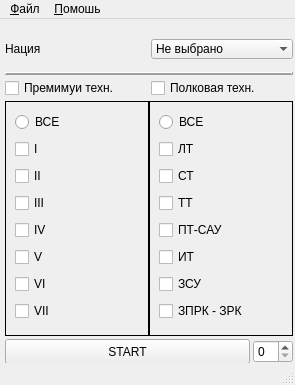
<?xml version="1.0" encoding="UTF-8"?>
<ui version="4.0">
 <class>MainWindow</class>
 <widget class="QMainWindow" name="MainWindow">
  <property name="geometry">
   <rect>
    <x>0</x>
    <y>0</y>
    <width>295</width>
    <height>385</height>
   </rect>
  </property>
  <property name="windowTitle">
   <string>MainWindow</string>
  </property>
  <widget class="QWidget" name="centralwidget">
   <widget class="QWidget" name="layoutWidget">
    <property name="geometry">
     <rect>
      <x>5</x>
      <y>10</y>
      <width>288</width>
      <height>341</height>
     </rect>
    </property>
    <layout class="QVBoxLayout" name="verticalLayout">
     <property name="spacing">
      <number>3</number>
     </property>
     <item>
      <layout class="QHBoxLayout" name="horizontalLayout">
       <item>
        <widget class="QLabel" name="label_nat">
         <property name="minimumSize">
          <size>
           <width>0</width>
           <height>40</height>
          </size>
         </property>
         <property name="text">
          <string>Нация</string>
         </property>
         <property name="textFormat">
          <enum>Qt::AutoText</enum>
         </property>
         <property name="scaledContents">
          <bool>false</bool>
         </property>
         <property name="wordWrap">
          <bool>false</bool>
         </property>
        </widget>
       </item>
       <item>
        <widget class="QComboBox" name="p1_nations">
         <property name="enabled">
          <bool>true</bool>
         </property>
         <property name="editable">
          <bool>false</bool>
         </property>
         <property name="currentText">
          <string>Не выбрано</string>
         </property>
         <property name="placeholderText">
          <string/>
         </property>
         <property name="duplicatesEnabled">
          <bool>false</bool>
         </property>
         <property name="frame">
          <bool>false</bool>
         </property>
         <item>
          <property name="text">
           <string>Не выбрано</string>
          </property>
         </item>
         <item>
          <property name="text">
           <string>США</string>
          </property>
         </item>
         <item>
          <property name="text">
           <string>Германия</string>
          </property>
         </item>
         <item>
          <property name="text">
           <string>СССР</string>
          </property>
         </item>
        </widget>
       </item>
      </layout>
     </item>
     <item>
      <widget class="Line" name="line">
       <property name="frameShadow">
        <enum>QFrame::Raised</enum>
       </property>
       <property name="lineWidth">
        <number>2</number>
       </property>
       <property name="midLineWidth">
        <number>0</number>
       </property>
       <property name="orientation">
        <enum>Qt::Horizontal</enum>
       </property>
      </widget>
     </item>
     <item>
      <layout class="QHBoxLayout" name="horizontalLayout_4">
       <item>
        <widget class="QCheckBox" name="checkBox_3">
         <property name="text">
          <string>Премимуи техн.</string>
         </property>
         <property name="autoExclusive">
          <bool>false</bool>
         </property>
        </widget>
       </item>
       <item>
        <widget class="QCheckBox" name="checkBox_4">
         <property name="text">
          <string>Полковая техн.</string>
         </property>
         <property name="autoExclusive">
          <bool>false</bool>
         </property>
        </widget>
       </item>
      </layout>
     </item>
     <item>
      <layout class="QHBoxLayout" name="horizontalLayout_2">
       <property name="spacing">
        <number>0</number>
       </property>
       <item>
        <widget class="QScrollArea" name="scrollArea">
         <property name="frameShape">
          <enum>QFrame::Box</enum>
         </property>
         <property name="frameShadow">
          <enum>QFrame::Plain</enum>
         </property>
         <property name="lineWidth">
          <number>1</number>
         </property>
         <property name="widgetResizable">
          <bool>true</bool>
         </property>
         <widget class="QWidget" name="scrollAreaWidgetContents">
          <property name="geometry">
           <rect>
            <x>0</x>
            <y>0</y>
            <width>140</width>
            <height>226</height>
           </rect>
          </property>
          <layout class="QVBoxLayout" name="verticalLayout_2">
           <item>
            <widget class="QRadioButton" name="radioButton">
             <property name="text">
              <string>ВСЕ</string>
             </property>
            </widget>
           </item>
           <item>
            <widget class="QCheckBox" name="checkBox">
             <property name="text">
              <string>I</string>
             </property>
            </widget>
           </item>
           <item>
            <widget class="QCheckBox" name="checkBox_2">
             <property name="text">
              <string>II</string>
             </property>
            </widget>
           </item>
           <item>
            <widget class="QCheckBox" name="checkBox_3">
             <property name="text">
              <string>III</string>
             </property>
            </widget>
           </item>
           <item>
            <widget class="QCheckBox" name="checkBox_4">
             <property name="text">
              <string>IV</string>
             </property>
            </widget>
           </item>
           <item>
            <widget class="QCheckBox" name="checkBox_5">
             <property name="text">
              <string>V</string>
             </property>
            </widget>
           </item>
           <item>
            <widget class="QCheckBox" name="checkBox_6">
             <property name="text">
              <string>VI</string>
             </property>
            </widget>
           </item>
           <item>
            <widget class="QCheckBox" name="checkBox_7">
             <property name="text">
              <string>VII</string>
             </property>
            </widget>
           </item>
          </layout>
         </widget>
        </widget>
       </item>
       <item>
        <widget class="QScrollArea" name="scrollArea_2">
         <property name="frameShape">
          <enum>QFrame::Box</enum>
         </property>
         <property name="frameShadow">
          <enum>QFrame::Plain</enum>
         </property>
         <property name="widgetResizable">
          <bool>true</bool>
         </property>
         <widget class="QWidget" name="scrollAreaWidgetContents_2">
          <property name="geometry">
           <rect>
            <x>0</x>
            <y>0</y>
            <width>140</width>
            <height>226</height>
           </rect>
          </property>
          <layout class="QVBoxLayout" name="verticalLayout_3">
           <item>
            <widget class="QRadioButton" name="radioButton_2">
             <property name="text">
              <string>ВСЕ</string>
             </property>
            </widget>
           </item>
           <item>
            <widget class="QCheckBox" name="checkBox_8">
             <property name="text">
              <string>ЛТ</string>
             </property>
            </widget>
           </item>
           <item>
            <widget class="QCheckBox" name="checkBox_9">
             <property name="text">
              <string>СТ</string>
             </property>
            </widget>
           </item>
           <item>
            <widget class="QCheckBox" name="checkBox_10">
             <property name="text">
              <string>ТТ</string>
             </property>
            </widget>
           </item>
           <item>
            <widget class="QCheckBox" name="checkBox_11">
             <property name="text">
              <string>ПТ-САУ</string>
             </property>
            </widget>
           </item>
           <item>
            <widget class="QCheckBox" name="checkBox_12">
             <property name="text">
              <string>ИТ</string>
             </property>
            </widget>
           </item>
           <item>
            <widget class="QCheckBox" name="checkBox_13">
             <property name="text">
              <string>ЗСУ</string>
             </property>
            </widget>
           </item>
           <item>
            <widget class="QCheckBox" name="checkBox_14">
             <property name="text">
              <string>ЗПРК - ЗРК</string>
             </property>
            </widget>
           </item>
          </layout>
         </widget>
        </widget>
       </item>
      </layout>
     </item>
     <item>
      <layout class="QHBoxLayout" name="horizontalLayout_3">
       <item>
        <widget class="QPushButton" name="pushButton">
         <property name="minimumSize">
          <size>
           <width>0</width>
           <height>25</height>
          </size>
         </property>
         <property name="text">
          <string>START</string>
         </property>
        </widget>
       </item>
       <item>
        <widget class="QSpinBox" name="p1_numb">
         <property name="maximumSize">
          <size>
           <width>40</width>
           <height>16777215</height>
          </size>
         </property>
        </widget>
       </item>
      </layout>
     </item>
     <item>
      <widget class="Line" name="line_2">
       <property name="frameShadow">
        <enum>QFrame::Raised</enum>
       </property>
       <property name="lineWidth">
        <number>2</number>
       </property>
       <property name="midLineWidth">
        <number>0</number>
       </property>
       <property name="orientation">
        <enum>Qt::Horizontal</enum>
       </property>
      </widget>
     </item>
    </layout>
   </widget>
  </widget>
  <widget class="QMenuBar" name="menubar">
   <property name="geometry">
    <rect>
     <x>0</x>
     <y>0</y>
     <width>295</width>
     <height>21</height>
    </rect>
   </property>
   <widget class="QMenu" name="file_menu">
    <property name="title">
     <string>&amp;Файл</string>
    </property>
    <addaction name="ach_save"/>
    <addaction name="ach_load"/>
    <addaction name="separator"/>
    <addaction name="ach_create_setup"/>
    <addaction name="ach_load_setup"/>
    <addaction name="separator"/>
    <addaction name="ach_settings"/>
    <addaction name="separator"/>
    <addaction name="ach_exit"/>
   </widget>
   <widget class="QMenu" name="help_menu">
    <property name="title">
     <string>&amp;Помошь</string>
    </property>
   </widget>
   <addaction name="file_menu"/>
   <addaction name="help_menu"/>
  </widget>
  <widget class="QStatusBar" name="statusbar"/>
  <action name="ach_save">
   <property name="text">
    <string>Сохранить фильтр</string>
   </property>
  </action>
  <action name="ach_load">
   <property name="text">
    <string>Загрузить фильтр</string>
   </property>
  </action>
  <action name="ach_create_setup">
   <property name="text">
    <string>Создать SetUP</string>
   </property>
  </action>
  <action name="ach_load_setup">
   <property name="text">
    <string>Загрузить SetUP</string>
   </property>
  </action>
  <action name="ach_exit">
   <property name="text">
    <string>Выход</string>
   </property>
  </action>
  <action name="ach_settings">
   <property name="text">
    <string>Настрйки</string>
   </property>
  </action>
 </widget>
 <resources/>
 <connections/>
</ui>
